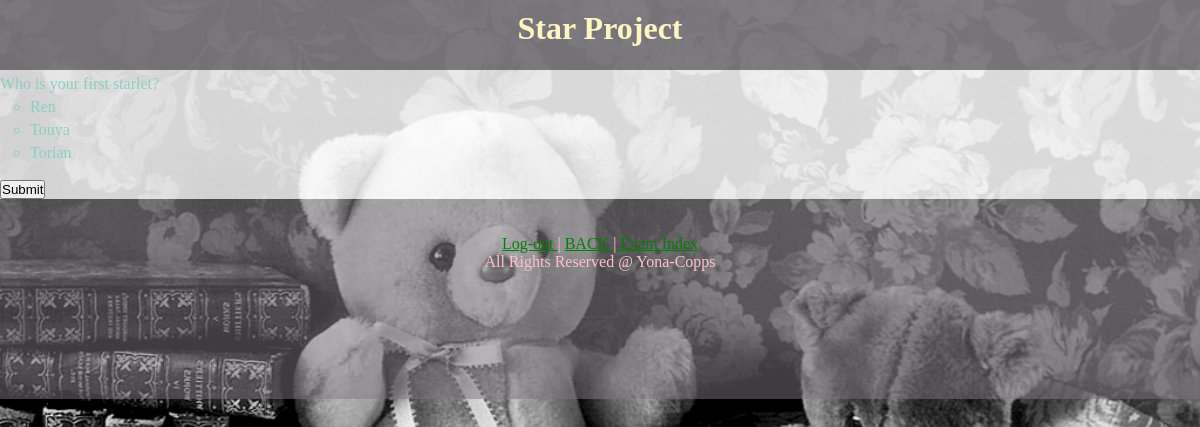
Page /exam/2/ (signed in) on the earlier database version.
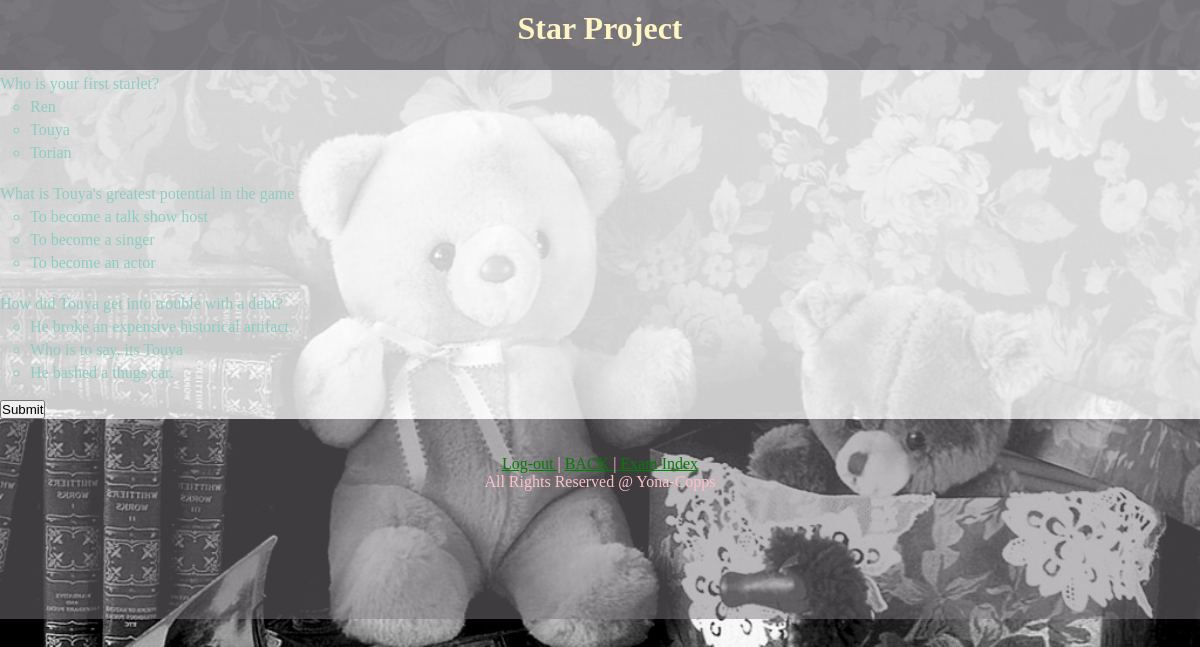
Same page on the later database version.
### app/models.py (models this page shows, shortened)
class Question(models.Model):
    exam = models.ForeignKey(Exam)
    text = models.CharField(max_length=200)
    correct_answer = models.IntegerField(default=0) #models.ForeignKey(Option, blank=True, null=True)

class Option(models.Model):
    question = models.ForeignKey(Question)
    text = models.CharField(max_length=200)

### app/views.py (the view)
# urls.py: url(r'^(?P<exam_id>\d+)/$', views.view, name='view'),
def view(request, exam_id):
    if request.user.is_authenticated():
        exam = get_object_or_404(Exam, pk=exam_id)
        return render(request, 'app/view.html', {'exam': exam})
    else:
        return render(request, 'app/login.html', {'not_in':True})

### app/templates/app/view.html (shortened to what this page needs)
{% load staticfiles %}
<head>
  <link rel="stylesheet" type="text/css" href="{% static 'app/style.css' %}" />
</head>
<body>
  <h1 id="title"> {{ exam.title }} </h1>
  <div id = "examQs">
    {% if exam %}
      <ol>
        {% for question in exam.question_set.all %}
        <li>{{ question.text }}</li>
          <ul>
            {% for option in question.option_set.all %}
              <li>{{ option.text }}</li>
            {% endfor %}
          </ul> </br>
        {% endfor %}
      </ol>
    {% endif %}
  <button> Submit </button>
  </div>
  <footer></br>
    <br> <a href="{% url 'app:logout' %}"> Log-out </a> | <a href="{% url 'app:index' %}"> BACK </a>|<a href=""> Exam Index </a> </br>
    All Rights Reserved @ Yona-Copps
  </footer>
</body>

Differences in the rows shown:
added Question: text "What is Touya's greatest potential in the game"
added Option: text "To become a talk show host", shown under "What is Touya's greatest potential in the game"
added Option: text "To become a singer", shown under "What is Touya's greatest potential in the game"
added Option: text "To become an actor", shown under "What is Touya's greatest potential in the game"
added Question: text "How did Touya get into trouble with a debt?"
added Option: text "He broke an expensive historical artifact.", shown under "How did Touya get into trouble with a debt?"
added Option: text "Who is to say, its Touya", shown under "How did Touya get into trouble with a debt?"
added Option: text "He bashed a thugs car.", shown under "How did Touya get into trouble with a debt?"
